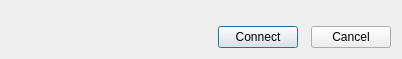
<?xml version="1.0" encoding="UTF-8"?>
<ui version="4.0">
 <class>ConnectDialog</class>
 <widget class="QDialog" name="ConnectDialog">
  <property name="geometry">
   <rect>
    <x>0</x>
    <y>0</y>
    <width>402</width>
    <height>59</height>
   </rect>
  </property>
  <property name="sizePolicy">
   <sizepolicy hsizetype="Preferred" vsizetype="Minimum">
    <horstretch>0</horstretch>
    <verstretch>0</verstretch>
   </sizepolicy>
  </property>
  <property name="windowTitle">
   <string>Dialog</string>
  </property>
  <layout class="QVBoxLayout" name="verticalLayout">
   <item>
    <widget class="ConnectionWidget" name="connWidget" native="true">
     <property name="sizePolicy">
      <sizepolicy hsizetype="Expanding" vsizetype="Minimum">
       <horstretch>0</horstretch>
       <verstretch>0</verstretch>
      </sizepolicy>
     </property>
    </widget>
   </item>
   <item>
    <layout class="QHBoxLayout" name="horizontalLayout">
     <property name="spacing">
      <number>13</number>
     </property>
     <item>
      <spacer name="horizontalSpacer">
       <property name="orientation">
        <enum>Qt::Horizontal</enum>
       </property>
       <property name="sizeHint" stdset="0">
        <size>
         <width>40</width>
         <height>20</height>
        </size>
       </property>
      </spacer>
     </item>
     <item>
      <widget class="QPushButton" name="btnConnect">
       <property name="text">
        <string>Connect</string>
       </property>
       <property name="default">
        <bool>true</bool>
       </property>
      </widget>
     </item>
     <item>
      <widget class="QPushButton" name="btnCancel">
       <property name="text">
        <string>Cancel</string>
       </property>
      </widget>
     </item>
    </layout>
   </item>
  </layout>
 </widget>
 <customwidgets>
  <customwidget>
   <class>ConnectionWidget</class>
   <extends>QWidget</extends>
   <header>connectionwidget.h</header>
   <container>1</container>
  </customwidget>
 </customwidgets>
 <resources/>
 <connections/>
</ui>
